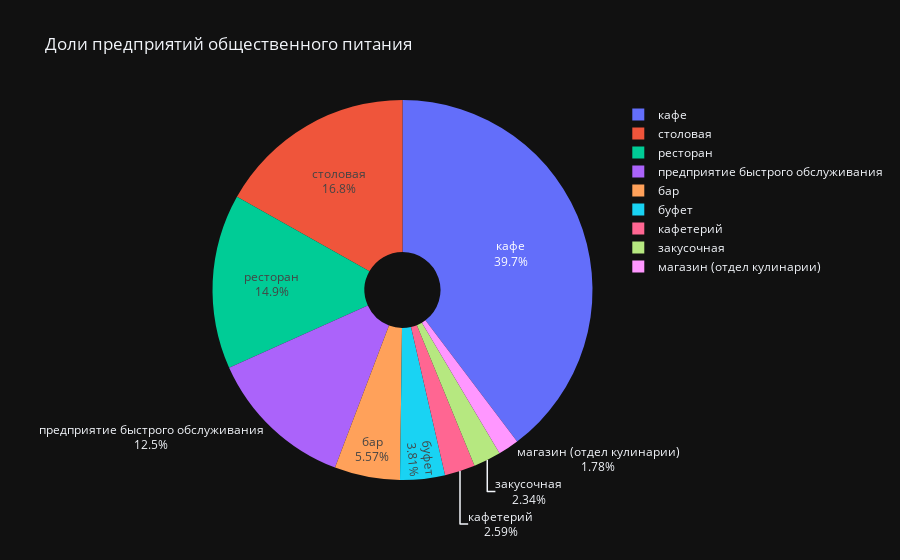

This figure's notebook cell:
### Code cell
object_type_graph = go.Figure(data=[
    go.Pie(labels=data_agg.index, values=data_agg['number_of_rest'], hole=.2, textinfo='label+percent')
    ])
object_type_graph.update_layout(
    title='Доли предприятий общественного питания',    
    template='plotly_dark')
object_type_graph.show()

### Figure 1 — Plotly figure (JSON) as saved in the notebook; plotly's stock layout.template omitted (floating-point values rounded to 4 significant figures)
{"data": [{"hole": 0.2, "labels": ["бар", "буфет", "закусочная", "кафе", "кафетерий", "магазин (отдел кулинарии)", "предприятие быстрого обслуживания", "ресторан", "столовая"], "textinfo": "label+percent", "type": "pie", "values": [856, 585, 360, 6099, 398, 273, 1923, 2285, 2587]}], "layout": {"title": {"text": "Доли предприятий общественного питания"}}}
